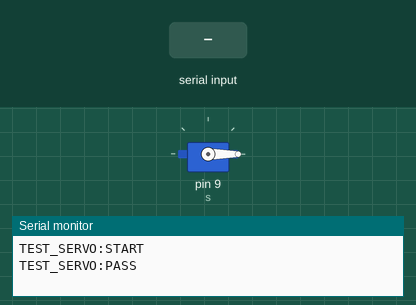
Simulated run of this sketch. Board: Arduino Uno, built with avr-gcc and run on an emulated ATmega328P. On the bench: servo, the last lines printed to the serial monitor. The inputs (shaded band) are chosen by the test bench.

Above: at 6.1 s.
6.2 s: "SET:90\n" received over Serial
At 6.6 s:
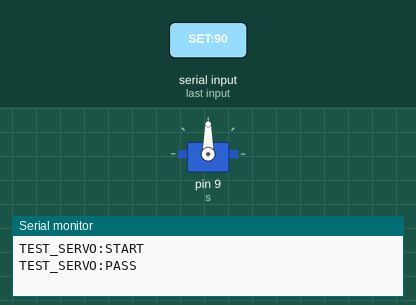
7.7 s: "SET:,45\n" received over Serial
At 9.0 s:
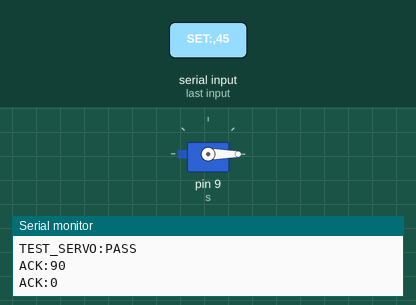
Timing chart, 0 to 10.7 s (numbered marks = the images above; inputs shaded):
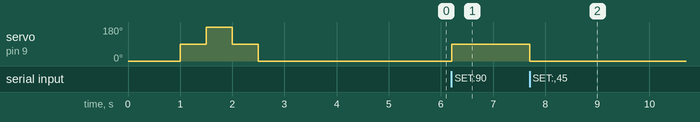

Measured:
- after the input at 6.2 s, servo on pin 9 (s): 0° → 90° at once
- after the input at 7.7 s, servo on pin 9 (s): 90° → 0° at once

The sketch:

Servomotor.ino
```cpp
/* TEST UNITARIO: Servo 0-180°
*/
#include <Servo.h>
Servo s;
int objetivo = 0;

void setup() {
  Serial.begin(9600);
  s.attach(9);
  s.write(0);
  delay(500);
  Serial.println(F("TEST_SERVO:START"));
  // Autoprueba: 0->90->180->90->0
  int seq[] = {0, 90, 180, 90, 0};
  for (int i=0;i<5;i++){ s.write(seq[i]); delay(500); }
  Serial.println(F("TEST_SERVO:PASS"));
}

void loop() {
  if (Serial.available()) {
    String cmd = Serial.readStringUntil('\n'); cmd.trim();
    if (cmd.startsWith("SET:")) {
      int ang = cmd.substring(4).toInt();
      ang = constrain(ang, 0, 180);
      objetivo = ang;
      s.write(objetivo);
      delay(400);
      Serial.print(F("ACK:"));
      Serial.println(objetivo);
    }
  }
}
```
